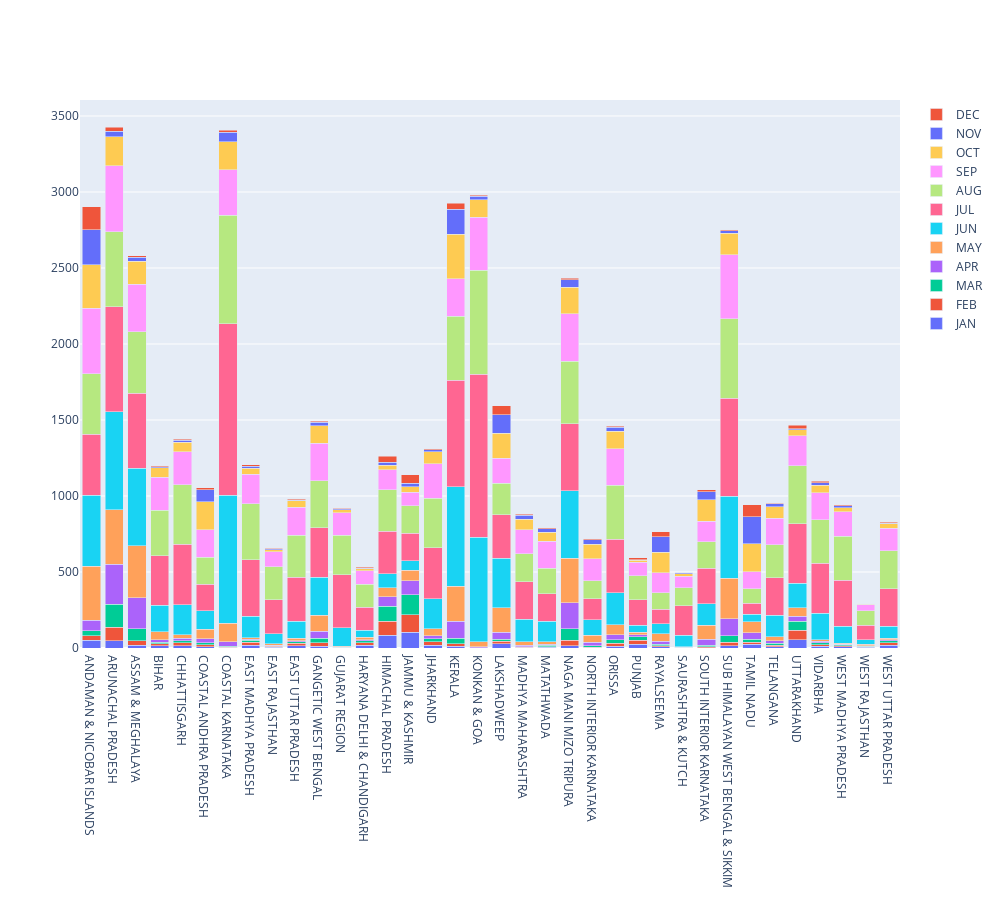

The code cell stored with this chart in its notebook:
### Code cell
data=data.astype({"SUBDIVISION":'category'})

#state wise average annual flow of rainfall 

data1=data[['SUBDIVISION', 'JAN', 'FEB', 'MAR', 'APR', 'MAY', 'JUN', 'JUL', 'AUG', 'SEP', 'OCT', 'NOV', 'DEC']].groupby("SUBDIVISION").mean()
data2=[]
for i in data1.columns:
    data2.append(
        go.Bar(
            x = data1.index,
            y = data1[i].values,
            name = i))
layout = go.Layout(barmode = 'stack',width=1000, height=900)
go.Figure(data = data2, layout = layout).show()

### Figure 1 — Plotly figure (JSON) as saved in the notebook; plotly's stock layout.template omitted (floating-point values rounded to 4 significant figures)
{"data": [{"name": "JAN", "type": "bar", "x": ["ANDAMAN & NICOBAR ISLANDS", "ARUNACHAL PRADESH", "ASSAM & MEGHALAYA", "BIHAR", "CHHATTISGARH", "COASTAL ANDHRA PRADESH", "COASTAL KARNATAKA", "EAST MADHYA PRADESH", "EAST RAJASTHAN", "EAST UTTAR PRADESH", "GANGETIC WEST BENGAL", "GUJARAT REGION", "HARYANA DELHI & CHANDIGARH", "HIMACHAL PRADESH", "JAMMU & KASHMIR", "JHARKHAND", "KERALA", "KONKAN & GOA", "LAKSHADWEEP", "MADHYA MAHARASHTRA", "MATATHWADA", "NAGA MANI MIZO TRIPURA", "NORTH INTERIOR KARNATAKA", "ORISSA", "PUNJAB", "RAYALSEEMA", "SAURASHTRA & KUTCH", "SOUTH INTERIOR KARNATAKA", "SUB HIMALAYAN WEST BENGAL & SIKKIM", "TAMIL NADU", "TELANGANA", "UTTARAKHAND", "VIDARBHA", "WEST MADHYA PRADESH", "WEST RAJASTHAN", "WEST UTTAR PRADESH"], "y": [52.64, 47.01, 16.97, 13.39, 14.21, 7.483, 2.086, 19.4, 6.423, 16.01, 12.6, 1.786, 16.89, 84.19, 102.0, 17.62, 12.25, 1.263, 27.34, 3.055, 5.001, 14.03, 3.013, 12.33, 25.25, 9.868, 1.139, 2.929, 14.08, 23.82, 7.703, 53.8, 10.56, 9.242, 3.328, 17.67]}, {"name": "FEB", "type": "bar", "x": ["ANDAMAN & NICOBAR ISLANDS", "ARUNACHAL PRADESH", "ASSAM & MEGHALAYA", "BIHAR", "CHHATTISGARH", "COASTAL ANDHRA PRADESH", "COASTAL KARNATAKA", "EAST MADHYA PRADESH", "EAST RAJASTHAN", "EAST UTTAR PRADESH", "GANGETIC WEST BENGAL", "GUJARAT REGION", "HARYANA DELHI & CHANDIGARH", "HIMACHAL PRADESH", "JAMMU & KASHMIR", "JHARKHAND", "KERALA", "KONKAN & GOA", "LAKSHADWEEP", "MADHYA MAHARASHTRA", "MATATHWADA", "NAGA MANI MIZO TRIPURA", "NORTH INTERIOR KARNATAKA", "ORISSA", "PUNJAB", "RAYALSEEMA", "SAURASHTRA & KUTCH", "SOUTH INTERIOR KARNATAKA", "SUB HIMALAYAN WEST BENGAL & SIKKIM", "TAMIL NADU", "TELANGANA", "UTTARAKHAND", "VIDARBHA", "WEST MADHYA PRADESH", "WEST RAJASTHAN", "WEST UTTAR PRADESH"], "y": [27.99, 90.4, 31.44, 14.39, 19.26, 12.92, 1.518, 18.69, 5.417, 15.87, 22.45, 1.191, 17.43, 90.89, 115.5, 24.19, 15.5, 0.547, 15.89, 1.468, 4.443, 36.65, 3.172, 19.72, 26.79, 5.68, 1.616, 4.163, 22.97, 13.42, 9.689, 63.45, 11.98, 6.443, 4.93, 17.89]}, {"name": "MAR", "type": "bar", "x": ["ANDAMAN & NICOBAR ISLANDS", "ARUNACHAL PRADESH", "ASSAM & MEGHALAYA", "BIHAR", "CHHATTISGARH", "COASTAL ANDHRA PRADESH", "COASTAL KARNATAKA", "EAST MADHYA PRADESH", "EAST RAJASTHAN", "EAST UTTAR PRADESH", "GANGETIC WEST BENGAL", "GUJARAT REGION", "HARYANA DELHI & CHANDIGARH", "HIMACHAL PRADESH", "JAMMU & KASHMIR", "JHARKHAND", "KERALA", "KONKAN & GOA", "LAKSHADWEEP", "MADHYA MAHARASHTRA", "MATATHWADA", "NAGA MANI MIZO TRIPURA", "NORTH INTERIOR KARNATAKA", "ORISSA", "PUNJAB", "RAYALSEEMA", "SAURASHTRA & KUTCH", "SOUTH INTERIOR KARNATAKA", "SUB HIMALAYAN WEST BENGAL & SIKKIM", "TAMIL NADU", "TELANGANA", "UTTARAKHAND", "VIDARBHA", "WEST MADHYA PRADESH", "WEST RAJASTHAN", "WEST UTTAR PRADESH"], "y": [31.74, 150.9, 79.03, 10.12, 15.27, 13.22, 6.357, 13.64, 4.517, 8.908, 29.09, 1.221, 12.94, 101.1, 131.4, 18.42, 36.81, 1.375, 14.58, 3.597, 7.105, 77.2, 7.123, 21.13, 23.65, 8.077, 1.297, 9.485, 43.14, 19.48, 12.61, 57.27, 11.87, 5.173, 3.986, 11.46]}, {"name": "APR", "type": "bar", "x": ["ANDAMAN & NICOBAR ISLANDS", "ARUNACHAL PRADESH", "ASSAM & MEGHALAYA", "BIHAR", "CHHATTISGARH", "COASTAL ANDHRA PRADESH", "COASTAL KARNATAKA", "EAST MADHYA PRADESH", "EAST RAJASTHAN", "EAST UTTAR PRADESH", "GANGETIC WEST BENGAL", "GUJARAT REGION", "HARYANA DELHI & CHANDIGARH", "HIMACHAL PRADESH", "JAMMU & KASHMIR", "JHARKHAND", "KERALA", "KONKAN & GOA", "LAKSHADWEEP", "MADHYA MAHARASHTRA", "MATATHWADA", "NAGA MANI MIZO TRIPURA", "NORTH INTERIOR KARNATAKA", "ORISSA", "PUNJAB", "RAYALSEEMA", "SAURASHTRA & KUTCH", "SOUTH INTERIOR KARNATAKA", "SUB HIMALAYAN WEST BENGAL & SIKKIM", "TAMIL NADU", "TELANGANA", "UTTARAKHAND", "VIDARBHA", "WEST MADHYA PRADESH", "WEST RAJASTHAN", "WEST UTTAR PRADESH"], "y": [71.69, 263.8, 203.1, 16.92, 16.77, 26.74, 30.92, 7.189, 3.144, 6.43, 44.89, 1.117, 7.634, 62.43, 93.7, 19.37, 110.6, 4.266, 45.13, 9.147, 7.595, 170.7, 24.3, 34.16, 12.66, 19.81, 1.183, 42.28, 110.7, 45.0, 18.19, 35.17, 9.436, 2.376, 3.571, 6.253]}, {"name": "MAY", "type": "bar", "x": ["ANDAMAN & NICOBAR ISLANDS", "ARUNACHAL PRADESH", "ASSAM & MEGHALAYA", "BIHAR", "CHHATTISGARH", "COASTAL ANDHRA PRADESH", "COASTAL KARNATAKA", "EAST MADHYA PRADESH", "EAST RAJASTHAN", "EAST UTTAR PRADESH", "GANGETIC WEST BENGAL", "GUJARAT REGION", "HARYANA DELHI & CHANDIGARH", "HIMACHAL PRADESH", "JAMMU & KASHMIR", "JHARKHAND", "KERALA", "KONKAN & GOA", "LAKSHADWEEP", "MADHYA MAHARASHTRA", "MATATHWADA", "NAGA MANI MIZO TRIPURA", "NORTH INTERIOR KARNATAKA", "ORISSA", "PUNJAB", "RAYALSEEMA", "SAURASHTRA & KUTCH", "SOUTH INTERIOR KARNATAKA", "SUB HIMALAYAN WEST BENGAL & SIKKIM", "TAMIL NADU", "TELANGANA", "UTTARAKHAND", "VIDARBHA", "WEST MADHYA PRADESH", "WEST RAJASTHAN", "WEST UTTAR PRADESH"], "y": [354.6, 358.5, 341.5, 53.08, 21.05, 62.55, 122.8, 9.273, 9.82, 17.21, 107.8, 5.81, 14.53, 58.16, 67.48, 48.32, 229.9, 33.52, 162.5, 22.94, 15.65, 290.8, 47.04, 64.89, 14.14, 50.48, 4.663, 92.1, 269.1, 69.92, 25.37, 55.34, 11.55, 7.657, 9.443, 12.31]}, {"name": "JUN", "type": "bar", "x": ["ANDAMAN & NICOBAR ISLANDS", "ARUNACHAL PRADESH", "ASSAM & MEGHALAYA", "BIHAR", "CHHATTISGARH", "COASTAL ANDHRA PRADESH", "COASTAL KARNATAKA", "EAST MADHYA PRADESH", "EAST RAJASTHAN", "EAST UTTAR PRADESH", "GANGETIC WEST BENGAL", "GUJARAT REGION", "HARYANA DELHI & CHANDIGARH", "HIMACHAL PRADESH", "JAMMU & KASHMIR", "JHARKHAND", "KERALA", "KONKAN & GOA", "LAKSHADWEEP", "MADHYA MAHARASHTRA", "MATATHWADA", "NAGA MANI MIZO TRIPURA", "NORTH INTERIOR KARNATAKA", "ORISSA", "PUNJAB", "RAYALSEEMA", "SAURASHTRA & KUTCH", "SOUTH INTERIOR KARNATAKA", "SUB HIMALAYAN WEST BENGAL & SIKKIM", "TAMIL NADU", "TELANGANA", "UTTARAKHAND", "VIDARBHA", "WEST MADHYA PRADESH", "WEST RAJASTHAN", "WEST UTTAR PRADESH"], "y": [467.2, 643.1, 510.2, 174.3, 198.3, 123.7, 841.3, 141.0, 63.4, 110.7, 247.2, 121.3, 48.63, 91.22, 64.23, 194.6, 654.3, 688.6, 325.9, 147.4, 137.0, 445.6, 101.0, 210.9, 46.47, 64.74, 74.37, 141.4, 537.9, 52.06, 142.1, 162.6, 173.6, 111.8, 28.64, 77.6]}, {"name": "JUL", "type": "bar", "x": ["ANDAMAN & NICOBAR ISLANDS", "ARUNACHAL PRADESH", "ASSAM & MEGHALAYA", "BIHAR", "CHHATTISGARH", "COASTAL ANDHRA PRADESH", "COASTAL KARNATAKA", "EAST MADHYA PRADESH", "EAST RAJASTHAN", "EAST UTTAR PRADESH", "GANGETIC WEST BENGAL", "GUJARAT REGION", "HARYANA DELHI & CHANDIGARH", "HIMACHAL PRADESH", "JAMMU & KASHMIR", "JHARKHAND", "KERALA", "KONKAN & GOA", "LAKSHADWEEP", "MADHYA MAHARASHTRA", "MATATHWADA", "NAGA MANI MIZO TRIPURA", "NORTH INTERIOR KARNATAKA", "ORISSA", "PUNJAB", "RAYALSEEMA", "SAURASHTRA & KUTCH", "SOUTH INTERIOR KARNATAKA", "SUB HIMALAYAN WEST BENGAL & SIKKIM", "TAMIL NADU", "TELANGANA", "UTTARAKHAND", "VIDARBHA", "WEST MADHYA PRADESH", "WEST RAJASTHAN", "WEST UTTAR PRADESH"], "y": [399.1, 691.0, 495.1, 324.4, 398.6, 173.8, 1127.0, 371.4, 223.3, 290.6, 326.4, 348.9, 150.0, 280.3, 181.3, 337.0, 701.0, 1073.0, 283.6, 249.0, 180.6, 438.7, 138.5, 351.2, 169.0, 96.08, 195.0, 231.4, 646.4, 71.31, 247.5, 390.7, 329.4, 303.0, 95.17, 246.5]}, {"name": "AUG", "type": "bar", "x": ["ANDAMAN & NICOBAR ISLANDS", "ARUNACHAL PRADESH", "ASSAM & MEGHALAYA", "BIHAR", "CHHATTISGARH", "COASTAL ANDHRA PRADESH", "COASTAL KARNATAKA", "EAST MADHYA PRADESH", "EAST RAJASTHAN", "EAST UTTAR PRADESH", "GANGETIC WEST BENGAL", "GUJARAT REGION", "HARYANA DELHI & CHANDIGARH", "HIMACHAL PRADESH", "JAMMU & KASHMIR", "JHARKHAND", "KERALA", "KONKAN & GOA", "LAKSHADWEEP", "MADHYA MAHARASHTRA", "MATATHWADA", "NAGA MANI MIZO TRIPURA", "NORTH INTERIOR KARNATAKA", "ORISSA", "PUNJAB", "RAYALSEEMA", "SAURASHTRA & KUTCH", "SOUTH INTERIOR KARNATAKA", "SUB HIMALAYAN WEST BENGAL & SIKKIM", "TAMIL NADU", "TELANGANA", "UTTARAKHAND", "VIDARBHA", "WEST MADHYA PRADESH", "WEST RAJASTHAN", "WEST UTTAR PRADESH"], "y": [398.1, 495.2, 404.6, 299.6, 389.9, 175.9, 713.6, 369.4, 218.3, 275.6, 311.4, 259.2, 150.8, 273.9, 181.0, 325.5, 422.0, 682.8, 209.4, 184.4, 166.5, 411.3, 119.5, 355.4, 158.2, 107.5, 118.8, 174.2, 520.8, 95.89, 215.1, 382.0, 285.9, 288.1, 94.56, 251.3]}, {"name": "SEP", "type": "bar", "x": ["ANDAMAN & NICOBAR ISLANDS", "ARUNACHAL PRADESH", "ASSAM & MEGHALAYA", "BIHAR", "CHHATTISGARH", "COASTAL ANDHRA PRADESH", "COASTAL KARNATAKA", "EAST MADHYA PRADESH", "EAST RAJASTHAN", "EAST UTTAR PRADESH", "GANGETIC WEST BENGAL", "GUJARAT REGION", "HARYANA DELHI & CHANDIGARH", "HIMACHAL PRADESH", "JAMMU & KASHMIR", "JHARKHAND", "KERALA", "KONKAN & GOA", "LAKSHADWEEP", "MADHYA MAHARASHTRA", "MATATHWADA", "NAGA MANI MIZO TRIPURA", "NORTH INTERIOR KARNATAKA", "ORISSA", "PUNJAB", "RAYALSEEMA", "SAURASHTRA & KUTCH", "SOUTH INTERIOR KARNATAKA", "SUB HIMALAYAN WEST BENGAL & SIKKIM", "TAMIL NADU", "TELANGANA", "UTTARAKHAND", "VIDARBHA", "WEST MADHYA PRADESH", "WEST RAJASTHAN", "WEST UTTAR PRADESH"], "y": [432.9, 432.1, 310.7, 217.4, 217.8, 181.7, 299.7, 194.2, 97.98, 184.6, 245.7, 148.8, 88.31, 130.2, 89.29, 227.4, 245.6, 349.8, 164.1, 157.2, 178.5, 314.4, 142.9, 241.4, 86.79, 131.7, 75.42, 137.3, 421.3, 111.6, 175.5, 196.1, 175.4, 161.2, 40.34, 146.3]}, {"name": "OCT", "type": "bar", "x": ["ANDAMAN & NICOBAR ISLANDS", "ARUNACHAL PRADESH", "ASSAM & MEGHALAYA", "BIHAR", "CHHATTISGARH", "COASTAL ANDHRA PRADESH", "COASTAL KARNATAKA", "EAST MADHYA PRADESH", "EAST RAJASTHAN", "EAST UTTAR PRADESH", "GANGETIC WEST BENGAL", "GUJARAT REGION", "HARYANA DELHI & CHANDIGARH", "HIMACHAL PRADESH", "JAMMU & KASHMIR", "JHARKHAND", "KERALA", "KONKAN & GOA", "LAKSHADWEEP", "MADHYA MAHARASHTRA", "MATATHWADA", "NAGA MANI MIZO TRIPURA", "NORTH INTERIOR KARNATAKA", "ORISSA", "PUNJAB", "RAYALSEEMA", "SAURASHTRA & KUTCH", "SOUTH INTERIOR KARNATAKA", "SUB HIMALAYAN WEST BENGAL & SIKKIM", "TAMIL NADU", "TELANGANA", "UTTARAKHAND", "VIDARBHA", "WEST MADHYA PRADESH", "WEST RAJASTHAN", "WEST UTTAR PRADESH"], "y": [286.7, 192.6, 152.1, 63.07, 63.66, 185.5, 184.6, 39.69, 14.36, 42.92, 115.7, 20.57, 12.82, 31.28, 34.17, 80.02, 294.1, 113.4, 164.9, 70.19, 58.58, 175.0, 95.69, 113.6, 13.84, 135.3, 14.51, 139.1, 143.6, 183.2, 74.23, 39.07, 52.15, 28.09, 5.128, 28.78]}, {"name": "NOV", "type": "bar", "x": ["ANDAMAN & NICOBAR ISLANDS", "ARUNACHAL PRADESH", "ASSAM & MEGHALAYA", "BIHAR", "CHHATTISGARH", "COASTAL ANDHRA PRADESH", "COASTAL KARNATAKA", "EAST MADHYA PRADESH", "EAST RAJASTHAN", "EAST UTTAR PRADESH", "GANGETIC WEST BENGAL", "GUJARAT REGION", "HARYANA DELHI & CHANDIGARH", "HIMACHAL PRADESH", "JAMMU & KASHMIR", "JHARKHAND", "KERALA", "KONKAN & GOA", "LAKSHADWEEP", "MADHYA MAHARASHTRA", "MATATHWADA", "NAGA MANI MIZO TRIPURA", "NORTH INTERIOR KARNATAKA", "ORISSA", "PUNJAB", "RAYALSEEMA", "SAURASHTRA & KUTCH", "SOUTH INTERIOR KARNATAKA", "SUB HIMALAYAN WEST BENGAL & SIKKIM", "TAMIL NADU", "TELANGANA", "UTTARAKHAND", "VIDARBHA", "WEST MADHYA PRADESH", "WEST RAJASTHAN", "WEST UTTAR PRADESH"], "y": [230.2, 35.78, 26.94, 7.178, 11.77, 77.9, 63.61, 12.71, 4.874, 4.59, 21.58, 6.929, 3.264, 16.7, 24.27, 11.92, 163.6, 24.67, 120.4, 25.95, 22.44, 46.83, 29.21, 27.96, 4.14, 102.7, 6.097, 54.43, 16.09, 176.9, 20.25, 8.188, 15.57, 12.34, 1.667, 3.966]}, {"name": "DEC", "type": "bar", "x": ["ANDAMAN & NICOBAR ISLANDS", "ARUNACHAL PRADESH", "ASSAM & MEGHALAYA", "BIHAR", "CHHATTISGARH", "COASTAL ANDHRA PRADESH", "COASTAL KARNATAKA", "EAST MADHYA PRADESH", "EAST RAJASTHAN", "EAST UTTAR PRADESH", "GANGETIC WEST BENGAL", "GUJARAT REGION", "HARYANA DELHI & CHANDIGARH", "HIMACHAL PRADESH", "JAMMU & KASHMIR", "JHARKHAND", "KERALA", "KONKAN & GOA", "LAKSHADWEEP", "MADHYA MAHARASHTRA", "MATATHWADA", "NAGA MANI MIZO TRIPURA", "NORTH INTERIOR KARNATAKA", "ORISSA", "PUNJAB", "RAYALSEEMA", "SAURASHTRA & KUTCH", "SOUTH INTERIOR KARNATAKA", "SUB HIMALAYAN WEST BENGAL & SIKKIM", "TAMIL NADU", "TELANGANA", "UTTARAKHAND", "VIDARBHA", "WEST MADHYA PRADESH", "WEST RAJASTHAN", "WEST UTTAR PRADESH"], "y": [149.5, 24.39, 8.951, 3.695, 5.249, 11.42, 12.61, 8.404, 3.651, 5.777, 5.69, 1.339, 7.186, 39.89, 55.11, 4.939, 39.95, 4.517, 59.34, 5.849, 7.303, 12.4, 6.328, 5.568, 12.69, 34.26, 1.109, 11.52, 6.06, 81.14, 5.142, 22.04, 7.928, 6.297, 1.903, 7.115]}], "layout": {"barmode": "stack", "height": 900, "width": 1000}}
